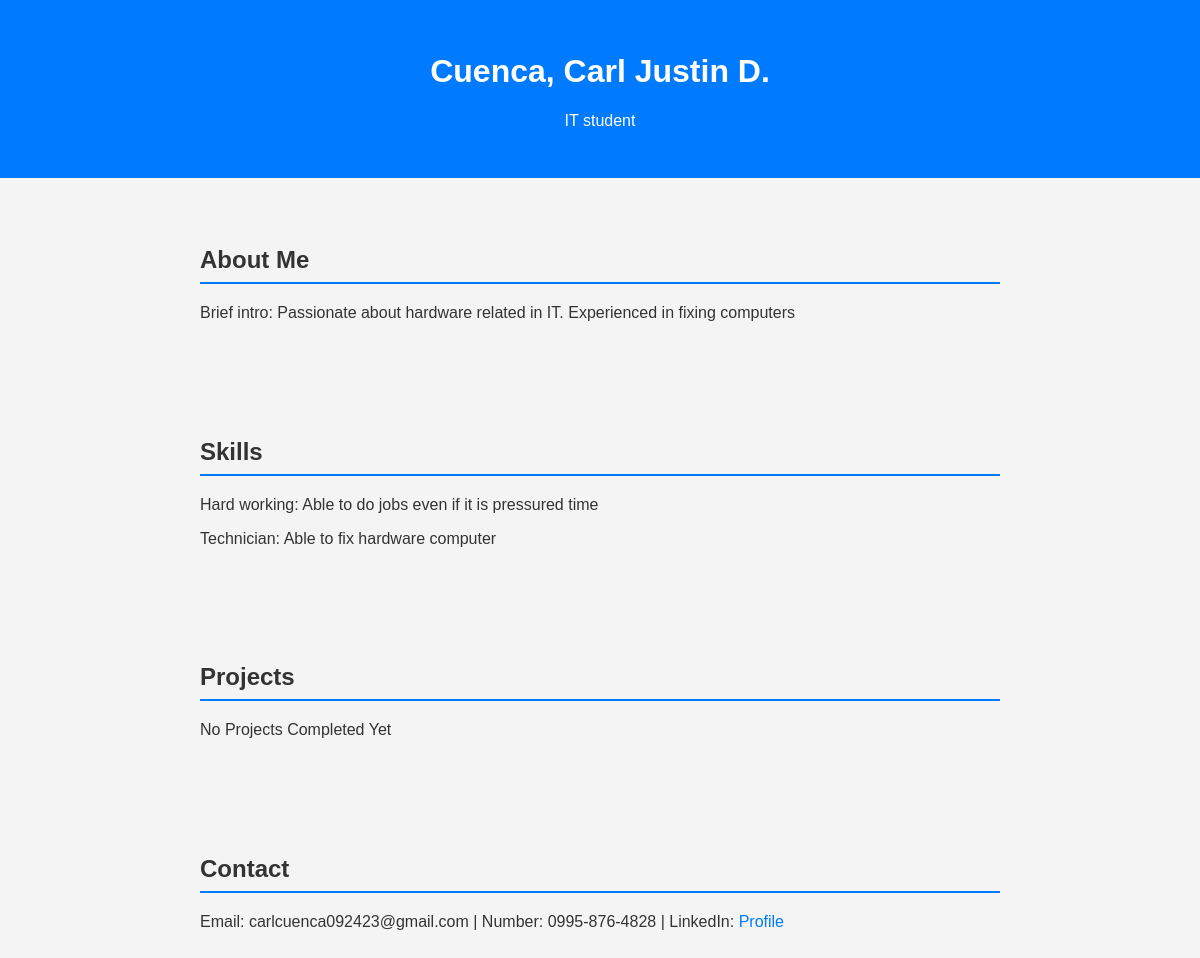
The page / on the database its author committed.
### cuncs/models.py (models this page shows, shortened)
class Skill(models.Model):
    name = models.CharField(max_length=100)
    description = models.TextField(blank=True)

### cuncs/views.py (the view)
# urls.py: path('', views.portfolio_view, name='portfolio'),
def portfolio_view(request):
    skills = Skill.objects.all()
    projects = Projects.objects.all()
    context = {
        'name': 'Cuenca, Carl Justin D.',
        'title': 'IT student',
        'about': 'Brief intro: Passionate about hardware related in IT. \nExperienced in fixing computers',
        'skills': skills,
        'projects': projects,
        'email': 'carlcuenca092423@gmail.com',
        'linkedln': 'Not Available',
        'number': '0995-876-4828'
    }
    return render(request, 'portfolio.html', context)

### cuncs/templates/portfolio.html (shortened to what this page needs)
<!DOCTYPE html>
<html lang="en">
<head>
</head>
<body>
    <header>
        <h1>{{ name }}</h1>
        <p>{{ title }}</p>
    </header>
    <section id="about">
        <h2>About Me</h2>
        <p>{{ about }}</p>
    </section>
    <section id="skills">
        <h2>Skills</h2>
        <ul>
            <p>{% for skill in skills %}</p>
            <li>{{ skill.name }}: {{ skill.description }}</li>
            {% endfor %}
        </ul>
    </section>
    <section id="projects">
        <h2>Projects</h2>
        <p>No Projects Completed Yet</p>
    </section>
    <section id="contact">
        <h2>Contact</h2>
        <p>Email: {{ email }} | Number: {{ number }} | LinkedIn: <a href="{{ linkedin }}">Profile</a></p>
    </section>
</body>
</html>

### cuncs/templates/portfolio.html (style rules this page uses)
body { font-family: Arial, sans-serif; margin: 0; padding: 0; background-color: #f4f4f4; color: #333; }
header { background-color: #007bff; color: white; text-align: center; padding: 2rem; }
section { padding: 2rem; margin: 1rem auto; max-width: 800px; }
h2 { border-bottom: 2px solid #007bff; padding-bottom: 0.5rem; }
ul { list-style-type: none; padding-left: 0; margin-left: 0; }
a { color: #007bff; text-decoration: none; }

### rows shown on the page
Skill: name "Hard working", description "Able to do jobs even if it is pressured time"
Skill: name "Technician", description "Able to fix hardware computer"

### other values the page prints
{{ name }} "Cuenca, Carl Justin D."
{{ title }} "IT student"
{{ about }} "Brief intro: Passionate about hardware related in IT. Experienced in fixing computers"
{{ email }} "carlcuenca092423@gmail.com"
{{ number }} "0995-876-4828"
